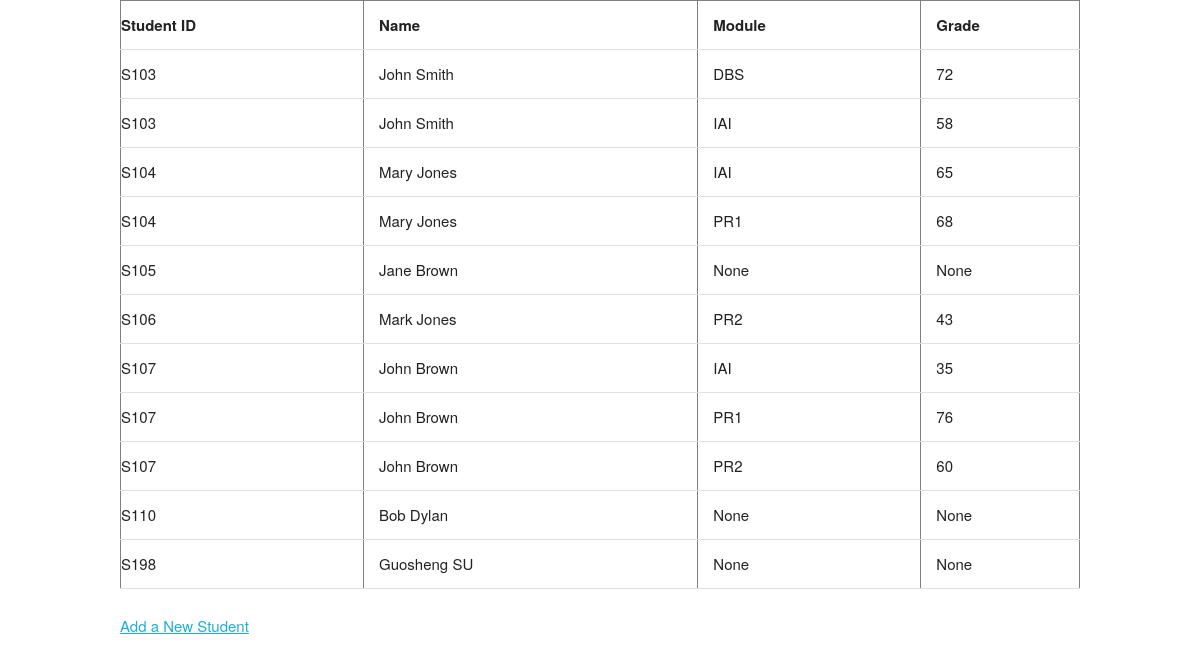
The page / on the database its author committed.
### tables this page shows
CREATE TABLE Student (
    ID CHAR(4) PRIMARY KEY,
    First TEXT NOT NULL,
    Last TEXT NOT NULL
);

CREATE TABLE Grade(
    ID CHAR(4) NOT NULL,
    Code CHAR(3) NOT NULL,
    Mark INTEGER
);

### 005_sqlite.py (the view)
@app.route('/')
def get_students_info():
	conn = sqlite3.connect('Students.db')
	conn.row_factory = sqlite3.Row
	cur = conn.cursor()
	cur.execute("SELECT * FROM Student LEFT JOIN Grade ON Student.ID = Grade.ID;")
	rows = cur.fetchall()
	return render_template("students.html",rows = rows)

### templates/students.html (shortened to what this page needs)
<!DOCTYPE html>
<html>
	<head>
		<link rel="stylesheet" href="{{url_for('static',filename='normalize.css')}}">
		<link rel="stylesheet" href="{{url_for('static',filename='skeleton.css')}}">
	</head>
	<body>
		<div class="container">
			<div class="row">
				<table border = 1 class="u-full-width">
					<thead>
						<tr>
							<th>Student ID</th>
							<th>Name</th>
							<th>Module</th>
							<th>Grade</th>
						</tr>
					</thead>
					{% for row in rows %}
					<tr>
						<td> {{ row['ID'] }} </td>
						<td> {{ row['First'] }} {{ row['Last'] }} </td>
						<td> {{ row['Code'] }} </td>
						<td> {{ row['Mark'] }} </td>
					</tr>
					{% endfor %}
				</table>
			</div>
			<a href="/add_new_student/">Add a New Student</a>
		</div>
	</body>
</html>

### static/skeleton.css (style rules this page uses)
.container { position: relative; width: 100%; max-width: 960px; margin: 0 auto; padding: 0 20px; box-sizing: border-box; }
@media (min-width: 400px) { .container { width: 85%; padding: 0; } }
@media (min-width: 550px) { .container { width: 80%; } }
html { font-size: 62.5%; }
body { font-size: 1.5em; line-height: 1.6; font-weight: 400; font-family: "Raleway", "HelveticaNeue", "Helvetica Neue", Helvetica, Arial, sans-serif; color: #222; }
a { color: #1EAEDB; }
th, td { padding: 12px 15px; text-align: left; border-bottom: 1px solid #E1E1E1; }
th:first-child, td:first-child { padding-left: 0; }
th:last-child, td:last-child { padding-right: 0; }
pre, blockquote, dl, figure, table, p, ul, ol, form { margin-bottom: 2.5rem; }
.u-full-width { width: 100%; box-sizing: border-box; }
.container:after, .row:after, .u-cf { content: ""; display: table; clear: both; }

### rows shown on the page
Student: ID "S103", First "John", Last "Smith", Code "DBS", Mark "72", Code "IAI", Mark "58"
Student: ID "S104", First "Mary", Last "Jones", Code "IAI", Mark "65", Code "PR1", Mark "68"
Student: ID "S105", First "Jane", Last "Brown", Code "None", Mark "None"
Student: ID "S106", First "Mark", Last "Jones", Code "PR2", Mark "43"
Student: ID "S107", First "John", Last "Brown", Code "IAI", Mark "35", Code "PR1", Mark "76", Code "PR2", Mark "60"
Student: ID "S110", First "Bob", Last "Dylan", Code "None", Mark "None"
Student: ID "S198", First "Guosheng", Last "SU", Code "None", Mark "None"
